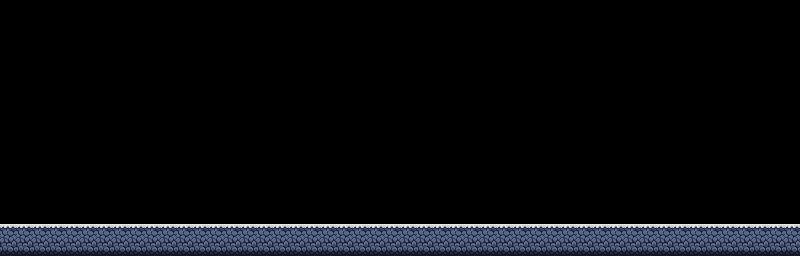

The image is a tile-based game level rendered from a .tmx file. Its description and complete source (layers, tilesets, objects, tile grids) follow:
An orthogonal 50x16 tile map with 16x16 px tiles, 1 tile layer (Tiles) and 1 object.

<map version="1.9" tiledversion="1.9.2" orientation="orthogonal" renderorder="right-down" width="50" height="16" tilewidth="16" tileheight="16" infinite="0" nextlayerid="4" nextobjectid="2">
 <tileset firstgid="1" source="Textures-16.tsx" />
 <layer id="1" name="Tiles" width="50" height="16">
  <data encoding="csv">
0,0,0,0,0,0,0,0,0,0,0,0,0,0,0,0,0,0,0,0,0,0,0,0,0,0,0,0,0,0,0,0,0,0,0,0,0,0,0,0,0,0,0,0,0,0,0,0,0,0,
0,0,0,0,0,0,0,0,0,0,0,0,0,0,0,0,0,0,0,0,0,0,0,0,0,0,0,0,0,0,0,0,0,0,0,0,0,0,0,0,0,0,0,0,0,0,0,0,0,0,
0,0,0,0,0,0,0,0,0,0,0,0,0,0,0,0,0,0,0,0,0,0,0,0,0,0,0,0,0,0,0,0,0,0,0,0,0,0,0,0,0,0,0,0,0,0,0,0,0,0,
0,0,0,0,0,0,0,0,0,0,0,0,0,0,0,0,0,0,0,0,0,0,0,0,0,0,0,0,0,0,0,0,0,0,0,0,0,0,0,0,0,0,0,0,0,0,0,0,0,0,
0,0,0,0,0,0,0,0,0,0,0,0,0,0,0,0,0,0,0,0,0,0,0,0,0,0,0,0,0,0,0,0,0,0,0,0,0,0,0,0,0,0,0,0,0,0,0,0,0,0,
0,0,0,0,0,0,0,0,0,0,0,0,0,0,0,0,0,0,0,0,0,0,0,0,0,0,0,0,0,0,0,0,0,0,0,0,0,0,0,0,0,0,0,0,0,0,0,0,0,0,
0,0,0,0,0,0,0,0,0,0,0,0,0,0,0,0,0,0,0,0,0,0,0,0,0,0,0,0,0,0,0,0,0,0,0,0,0,0,0,0,0,0,0,0,0,0,0,0,0,0,
0,0,0,0,0,0,0,0,0,0,0,0,0,0,0,0,0,0,0,0,0,0,0,0,0,0,0,0,0,0,0,0,0,0,0,0,0,0,0,0,0,0,0,0,0,0,0,0,0,0,
0,0,0,0,0,0,0,0,0,0,0,0,0,0,0,0,0,0,0,0,0,0,0,0,0,0,0,0,0,0,0,0,0,0,0,0,0,0,0,0,0,0,0,0,0,0,0,0,0,0,
0,0,0,0,0,0,0,0,0,0,0,0,0,0,0,0,0,0,0,0,0,0,0,0,0,0,0,0,0,0,0,0,0,0,0,0,0,0,0,0,0,0,0,0,0,0,0,0,0,0,
0,0,0,0,0,0,0,0,0,0,0,0,0,0,0,0,0,0,0,0,0,0,0,0,0,0,0,0,0,0,0,0,0,0,0,0,0,0,0,0,0,0,0,0,0,0,0,0,0,0,
0,0,0,0,0,0,0,0,0,0,0,0,0,0,0,0,0,0,0,0,0,0,0,0,0,0,0,0,0,0,0,0,0,0,0,0,0,0,0,0,0,0,0,0,0,0,0,0,0,0,
0,0,0,0,0,0,0,0,0,0,0,0,0,0,0,0,0,0,0,0,0,0,0,0,0,0,0,0,0,0,0,0,0,0,0,0,0,0,0,0,0,0,0,0,0,0,0,0,0,0,
0,0,0,0,0,0,0,0,0,0,0,0,0,0,0,0,0,0,0,0,0,0,0,0,0,0,0,0,0,0,0,0,0,0,0,0,0,0,0,0,0,0,0,0,0,0,0,0,0,0,
11,11,11,11,11,11,11,11,11,11,11,11,11,11,11,11,11,11,11,11,11,11,11,11,11,11,11,11,11,11,11,11,11,11,11,11,11,11,11,11,11,11,11,11,11,11,11,11,11,11,
75,75,75,75,75,75,75,75,75,75,75,75,75,75,75,75,75,75,75,75,75,75,75,75,75,75,75,75,75,75,75,75,75,75,75,75,75,75,75,75,75,75,75,75,75,75,75,75,75,75
</data>
 </layer>
 <objectgroup id="2" name="Platforms">
  <object id="1" x="0" y="224" width="800" height="32" />
 </objectgroup>
 <objectgroup id="3" name="Spawnables" />
</map>
